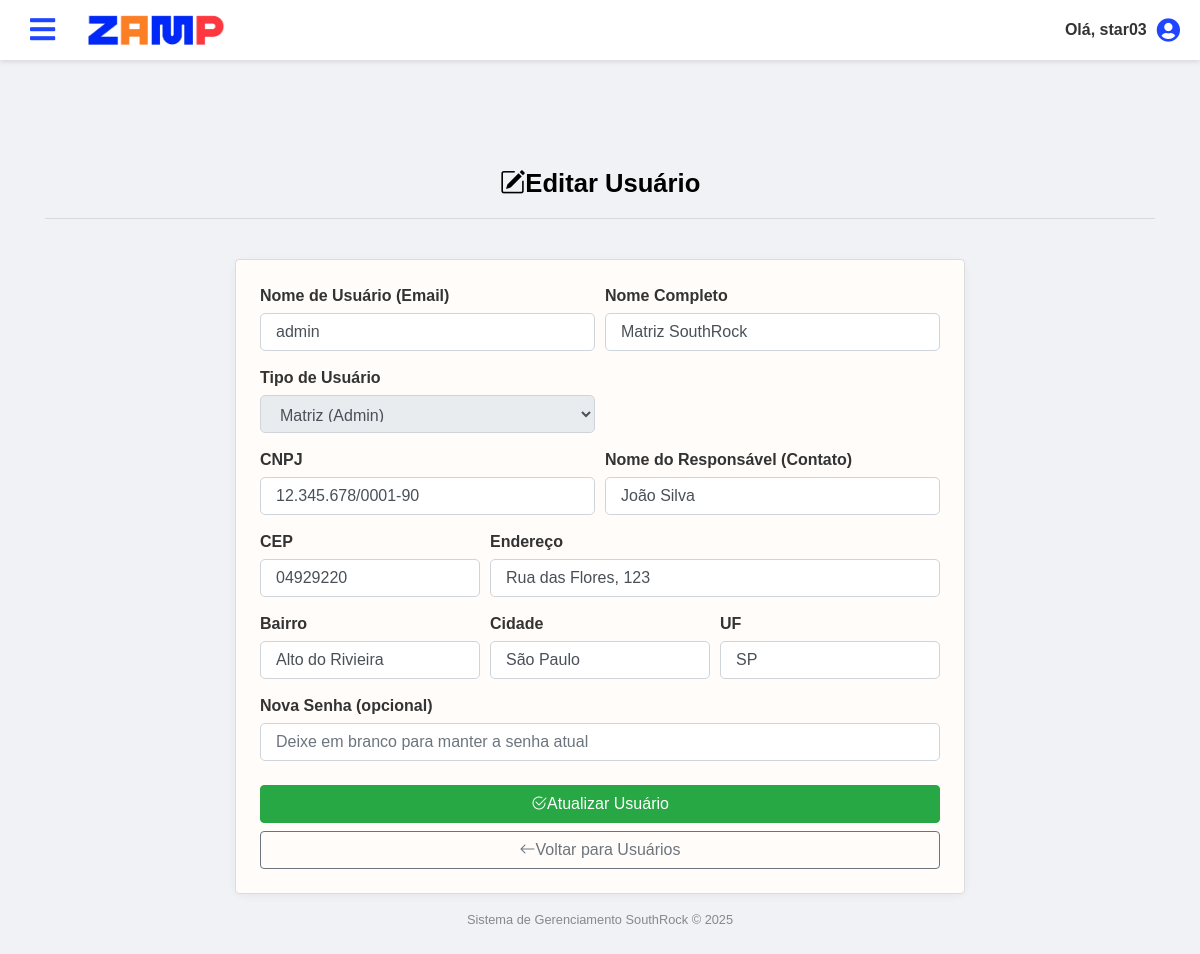
Page /pages/admin/editar_usuario.php?id=1 (signed in) on the committed database.
### tables this page shows
CREATE TABLE usuarios (
    id INT NOT NULL AUTO_INCREMENT PRIMARY KEY,
    username VARCHAR(255) NOT NULL UNIQUE,
    password VARCHAR(255) NOT NULL,
    tipo_usuario INT NOT NULL,
    cnpj VARCHAR(20),
    responsavel VARCHAR(255),
    endereco VARCHAR(255),
    cep VARCHAR(10),
    bairro VARCHAR(100),
    cidade VARCHAR(100),
    uf CHAR(2), 
    nome VARCHAR(255),
    data_cadastro DATETIME DEFAULT CURRENT_TIMESTAMP,
    eh_filial BOOLEAN DEFAULT FALSE,
    nome_filial VARCHAR(255) NULL,
    FOREIGN KEY (tipo_usuario) REFERENCES tipo_usuario(id)
);

### pages/admin/editar_usuario.php (the view, shortened to what this page needs)
<?php
include '../../includes/db.php';
$user_id_to_edit = null;
$user_data = null;
if (isset($_GET['id'])) {
    $user_id_to_edit = filter_var($_GET['id'], FILTER_VALIDATE_INT);
    $sql_get_user = "SELECT id, username, tipo_usuario, cnpj, responsavel, endereco, cep, bairro, cidade, uf, nome, eh_filial, nome_filial FROM usuarios WHERE id = ?";
    $stmt_get_user = $conn->prepare($sql_get_user);
    $stmt_get_user->bind_param("i", $user_id_to_edit);
    $stmt_get_user->execute();
    $result_get_user = $stmt_get_user->get_result();
    if ($result_get_user->num_rows == 1) {
        $user_data = $result_get_user->fetch_assoc();
    } else {
        $_SESSION['flash_message'] = ['type' => 'danger', 'text' => 'Usuário não encontrado.'];
        header("Location: usuarios.php");
        exit();
    }
} else {
    $_SESSION['flash_message'] = ['type' => 'danger', 'text' => 'ID de usuário não fornecido.'];
    header("Location: usuarios.php");
    exit();
}
?>
<!DOCTYPE html>
<html lang="pt-BR">
<head>
    <link href="https://stackpath.bootstrapcdn.com/bootstrap/4.5.2/css/bootstrap.min.css" rel="stylesheet">
    <link href="https://cdn.jsdelivr.net/npm/bootstrap-icons@1.10.0/font/bootstrap-icons.css" rel="stylesheet">
    <link rel="stylesheet" href="https://cdnjs.cloudflare.com/ajax/libs/font-awesome/6.5.0/css/all.min.css">
    <?php
        if (file_exists(__DIR__ . '/../../includes/header_com_menu.php')) {
            include __DIR__ . '/../../includes/header_com_menu.php';
        }
    ?>
    <link rel="stylesheet" href="../../css/dashboard.css">
    <link rel="stylesheet" href="../../css/editar_usuario.css"> </head>
<body class="hcm-body-fixed-header">
    <div class="hcm-main-content">
        <div class="container py-4">
            <div class="row mb-4">
                 <div class="col-12">
                    <div class="painel-titulo">
                        <i class="bi bi-pencil-square me-2"></i>Editar Usuário
                    </div>
                     <hr class="barrinha"></hr>
                </div>
            </div>
            <div class="row">
                <div class="col-md-8 mx-auto">
                    <div class="card estatistica-card">
                        <div class="card-body p-4">
                            <?php if ($user_data): ?>
                            <form method="POST" action="editar_usuario.php?id=<?php echo htmlspecialchars($user_id_to_edit); ?>">
                                <div class="form-row">
                                    <div class="form-group col-md-6">
                                        <label class="form-label" for="username">Nome de Usuário (Email)</label>
                                        <input type="email" id="username" name="username" class="form-control"
                                               value="<?php echo htmlspecialchars($user_data['username']); ?>" required>
                                    </div>
                                     <div class="form-group col-md-6">
                                        <label class="form-label" for="nome">Nome Completo</label>
                                        <input type="text" id="nome" name="nome" class="form-control"
                                               value="<?php echo htmlspecialchars($user_data['nome']); ?>" required>
                                    </div>
                                </div>
                                <div class="form-row">
                                    <div class="form-group col-md-6">
                                        <label class="form-label" for="tipo_usuario">Tipo de Usuário</label>
                                        <select name="tipo_usuario" id="tipo_usuario" class="form-control" required <?php if ($user_data['id'] == 1 && $_SESSION['user_id'] != 1) echo 'disabled'; ?>>
                                            <option value="1" <?php echo ($user_data['tipo_usuario'] == 1) ? 'selected' : ''; ?>>Matriz (Admin)</option>
                                            </select>
                                    </div>
                                </div>
                                <div class="form-row">
                                    <div class="form-group col-md-6">
                                        <label class="form-label" for="cnpj">CNPJ</label>
                                        <input type="text" id="cnpj" name="cnpj" class="form-control"
                                               value="<?php echo htmlspecialchars($user_data['cnpj']); ?>">
                                    </div>
                                    <div class="form-group col-md-6">
                                        <label class="form-label" for="responsavel">Nome do Responsável (Contato)</label>
                                        <input type="text" id="responsavel" name="responsavel" class="form-control"
                                               value="<?php echo htmlspecialchars($user_data['responsavel']); ?>">
                                    </div>
                                </div>
                                <div class="form-row">
                                     <div class="form-group col-md-4">
                                        <label class="form-label" for="cep">CEP</label>
                                        <input type="text" id="cep" name="cep" class="form-control"
                                               value="<?php echo htmlspecialchars($user_data['cep']); ?>">
                                    </div>
                                    <div class="form-group col-md-8">
                                        <label class="form-label" for="endereco">Endereço</label>
                                        <input type="text" id="endereco" name="endereco" class="form-control"
                                               value="<?php echo htmlspecialchars($user_data['endereco']); ?>">
                                    </div>
                                </div>
                                <div class="form-row">
                                    <div class="form-group col-md-4">
                                        <label class="form-label" for="bairro">Bairro</label>
                                        <input type="text" id="bairro" name="bairro" class="form-control"
                                               value="<?php echo htmlspecialchars($user_data['bairro']); ?>">
                                    </div>
                                    <div class="form-group col-md-4">
                                        <label class="form-label" for="cidade">Cidade</label>
                                        <input type="text" id="cidade" name="cidade" class="form-control"
                                               value="<?php echo htmlspecialchars($user_data['cidade']); ?>">
                                    </div>
                                    <div class="form-group col-md-4">
                                        <label class="form-label" for="uf">UF</label>
                                        <input type="text" id="uf" name="uf" class="form-control" maxlength="2"
                                               value="<?php echo htmlspecialchars($user_data['uf']); ?>">
                                    </div>
                                </div>
                                <div class="form-group">
                                    <label class="form-label" for="password">Nova Senha (opcional)</label>
                                    <input type="password" id="password" name="password" class="form-control"
                                           placeholder="Deixe em branco para manter a senha atual">
                                </div>
                                <div class="d-grid gap-2 mt-4">
                                    <button type="submit" class="btn btn-success btn-block">
                                        <i class="bi bi-check2-circle me-1"></i>Atualizar Usuário
                                    </button>
                                     <a href="usuarios.php" class="btn btn-outline-secondary btn-block mt-2">
                                        <i class="bi bi-arrow-left me-1"></i>Voltar para Usuários
                                    </a>
                                </div>
                            </form>
                            <?php endif; ?>
                        </div>
                    </div>
                </div>
            </div>
            <div class="sistema-info text-center mt-3">
                Sistema de Gerenciamento SouthRock © <?php echo date('Y'); ?>
            </div>
        </div>
    </div>
</body>
</html>

### css/header_com_menu.css (style rules this page uses)
body.hcm-body-fixed-header { padding-top: 60px; margin: 0; font-family: 'Arial', sans-serif; background-color: #f0f2f5; }
.hcm-main-content { margin-top: 60px; padding: 20px; background-color: #f0f2f5; width: 100%; box-sizing: border-box; min-height: calc(100vh - 60px); transition: margin-left 0.3s ease; }

### css/dashboard.css (style rules this page uses)
* { margin: 0; padding: 0; box-sizing: border-box; }
.painel-titulo { font-size: 1.6rem; color: #000000; font-weight: bold; }
.estatistica-card { border-radius: 10px; border: none; box-shadow: 0 2px 10px rgba(0, 0, 0, 0.05); transition: transform 0.3s, box-shadow 0.3s; height: 100%; }
.card-body { background-color: #fffcf9; border: 1px solid rgb(220, 220, 220); border-radius: .25rem; padding: 1.25rem; }
.sistema-info { font-size: 0.8rem; color: #888; margin-top: 10px; }

### css/editar_usuario.css (style rules this page uses)
body { display: flex; font-family: 'Arial', sans-serif; margin: 0; height: 100vh; background-color: #fff4e8; }
.form-group { margin-bottom: 15px; width: 100%; overflow: hidden; }
.form-control { border: 1px solid #ced4da; border-radius: 5px; padding: 10px 15px; width: 100%; transition: border-color 0.3s; box-sizing: border-box; max-width: 100%; }
.form-label { display: block; margin-bottom: 5px; font-weight: 600; color: #333; }
.painel-titulo { text-align: center; }
.barrinha { text-align: center; }

### rows in the picture
usuarios: username "admin", nome "Matriz SouthRock", tipo_usuario "Matriz (Admin)", cnpj "12.345.678/0001-90", responsavel "João Silva", cep "04929220", endereco "Rua das Flores, 123", bairro "Alto do Rivieira", cidade "São Paulo", uf "SP"

### other values in the picture
$_SESSION['username'] "star03"
